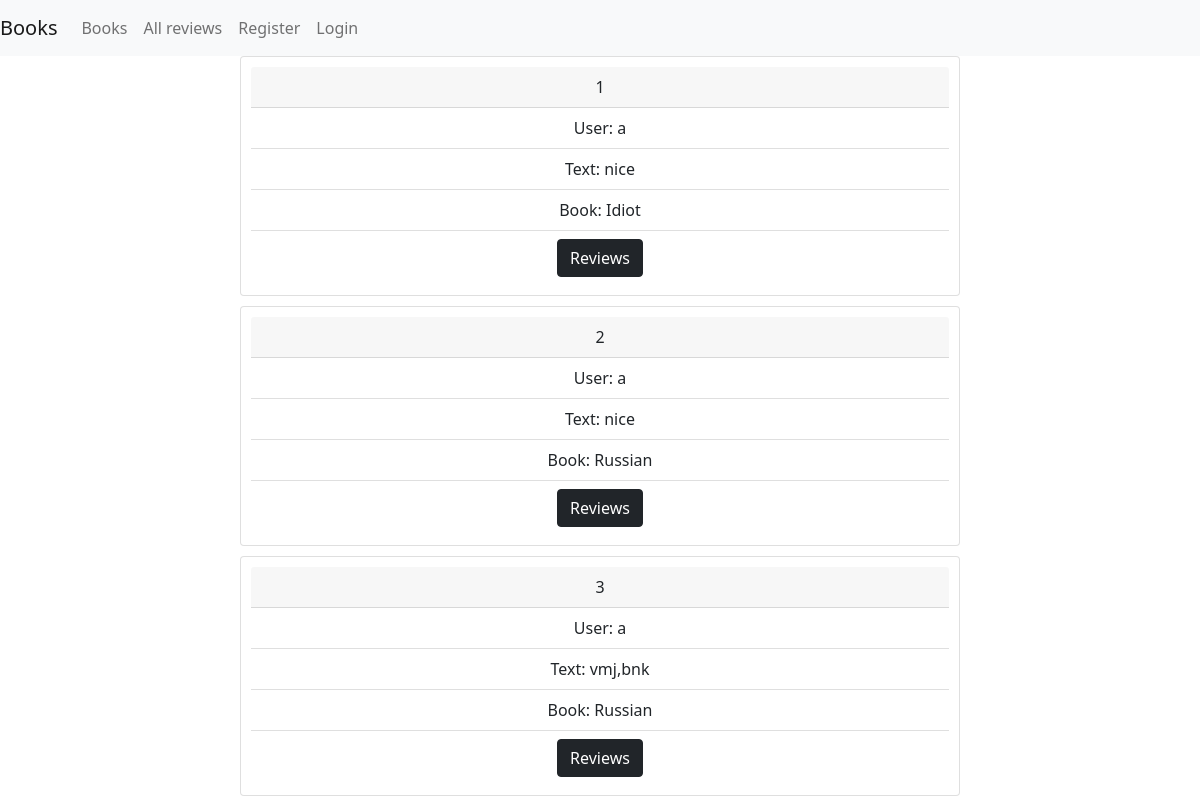
Before: /app/review_list/ with the older database file.
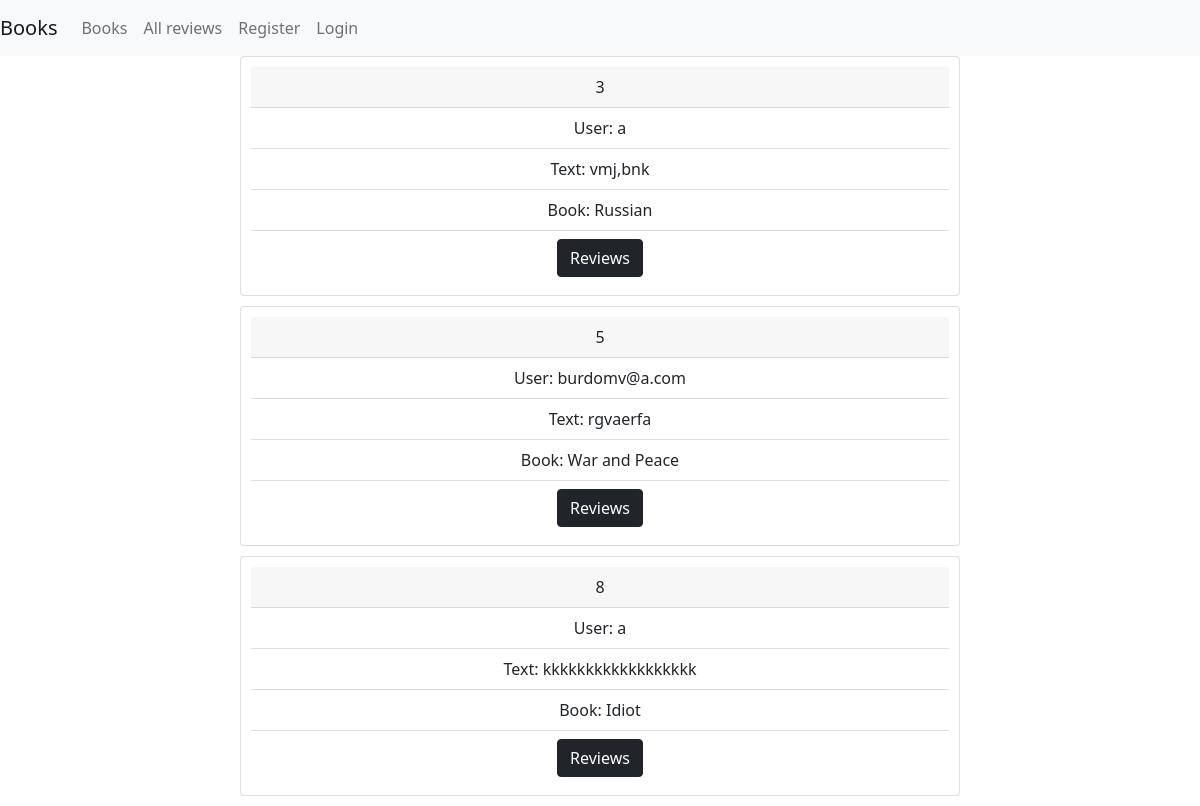
After: the same page with the newer database file.
### app_tutorial/models.py (models this page shows, shortened)
class Review(models.Model):
    user = models.ForeignKey(User, on_delete=models.CASCADE)
    book = models.ForeignKey(Book, on_delete=models.CASCADE)
    text = models.TextField()

class Book(models.Model):
    name = models.CharField(max_length=255)
    price = models.DecimalField(max_digits=10, decimal_places=2)
    pages_number = models.IntegerField(default=100)
    description = models.TextField(null=True, blank=True)
    def __str__(self):
        return self.name

### app_tutorial/views.py (the view)
# urls.py: path('review_list/', views.review_list, name='review_list'),
def review_list(request):
    reviews = Review.objects.all()
    return render(request, 'review_list.html', {'reviews': reviews})

### templates/review_list.html (shortened to what this page needs)
{% extends 'base.html'%}
{%block content%}
{% for review in reviews %}
    <div class="review card">
      <div class="card-header">
        {{review.id}}
      </div>
      <ul class="list-group list-group-flush">
        <li class="list-group-item">User: {{review.user}}</li>
        <li class="list-group-item">Text: {{review.text}}</li>
        <li class="list-group-item">Book: {{review.book}}</li>
          <li class="list-group-item">
              <a class="btn btn-dark" href="{% url 'book_review_list' book_id=review.book.id%}" role="button">Reviews</a>
          </li>
      </ul>
    </div>
{% endfor %}
{% endblock %}

### templates/base.html (shortened to what this page needs)
<!DOCTYPE html>
{% load static %}
<html lang="en">
<head>
    <link href="https://cdn.jsdelivr.net/npm/bootstrap@5.1.3/dist/css/bootstrap.min.css" rel="stylesheet">
    <link rel="stylesheet" href="{% static 'styles.css' %}">
</head>
<body>
<nav class="navbar navbar-expand-lg navbar-light bg-light">
  <a class="navbar-brand" href="{% url 'index' %}">Books</a>
  <div class="collapse navbar-collapse" id="navbarNav">
    <ul class="navbar-nav">
      <li class="nav-item active">
        <a class="nav-link" href="{% url 'book_list' %}"> Books</a>
      </li>
      <li class="nav-item">
        <a class="nav-link" href="{% url 'review_list' %}">All reviews</a>
      </li>
      {% if not user.is_authenticated %}
      <li class="nav-item">
        <a class="nav-link" href="{% url 'register_user' %}">Register</a>
      </li>
      <li class="nav-item">
        <a class="nav-link" href="{% url 'login_user' %}">Login</a>
      </li>
      {% endif %}
    </ul>
  </div>
</nav>
<div class="main">
{% block content %}
{% endblock %}
</div>
</body>
</html>

### static/styles.css (style rules this page uses)
.main { width: 60%; margin: 0 auto; }
.review { text-align: center; padding: 10px; margin-bottom: 10px; }

Changed rows visible on the page:
removed Review: id "1", user "a", text "nice", book "Idiot"
removed Review: id "2", user "a", text "nice", book "Russian"
added Review: id "5", user "burdomv@a.com", text "rgvaerfa", book "War and Peace"
added Review: id "8", user "a", text "kkkkkkkkkkkkkkkkkk", book "Idiot"
